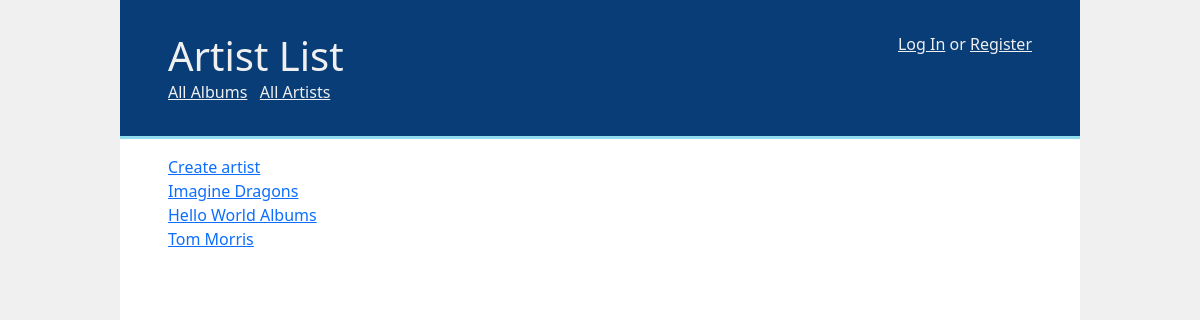
Screenshot of /artists/ with the database file from the repository.
### albums/models.py (models this page shows, shortened)
class Artist(models.Model):
    name = models.CharField(max_length=200)
    created_at = models.DateTimeField(auto_now_add=True)

### albums/views.py (the view)
# urls.py: path('artists/', views.artist_list, name='Artist list'),
def artist_list(request):
    artists = Artist.objects.all()
    if settings.SORT_LISTS:
        albums = albums.order_by(Lower('name'))
    return render(request, 'albums/artist_list.html', {
        'page_name': 'Artist List',
        'artists': artists,
    })

### albums/context_processors.py (called while the page is built)
def site_name(request):
    return {
        'site_name': settings.SITE_NAME,
    }

### templates/albums/artist_list.html
{% extends 'base.html' %}
{% block content %}
<div><a href="{% url 'New artist' %}">Create artist</a></div>
{% for artist in artists %}
<article>
    <div><a href="{% url 'Artist details' pk=artist.pk %}">{{ artist.name }}</a></div>
</article>
{% endfor %}
{% endblock %}

### static/css/styles.css (style rules this page uses)
body { margin: auto; width: 80%; background-color: #f0f0f0; color: #303030; font-family: 'Segoe UI', Tahoma, Geneva, Verdana, sans-serif; }

### rows the page displays
Artist: name "Imagine Dragons"
Artist: name "Hello World Albums"
Artist: name "Tom Morris"

### other values shown
{{ page_name }} "Artist List"
